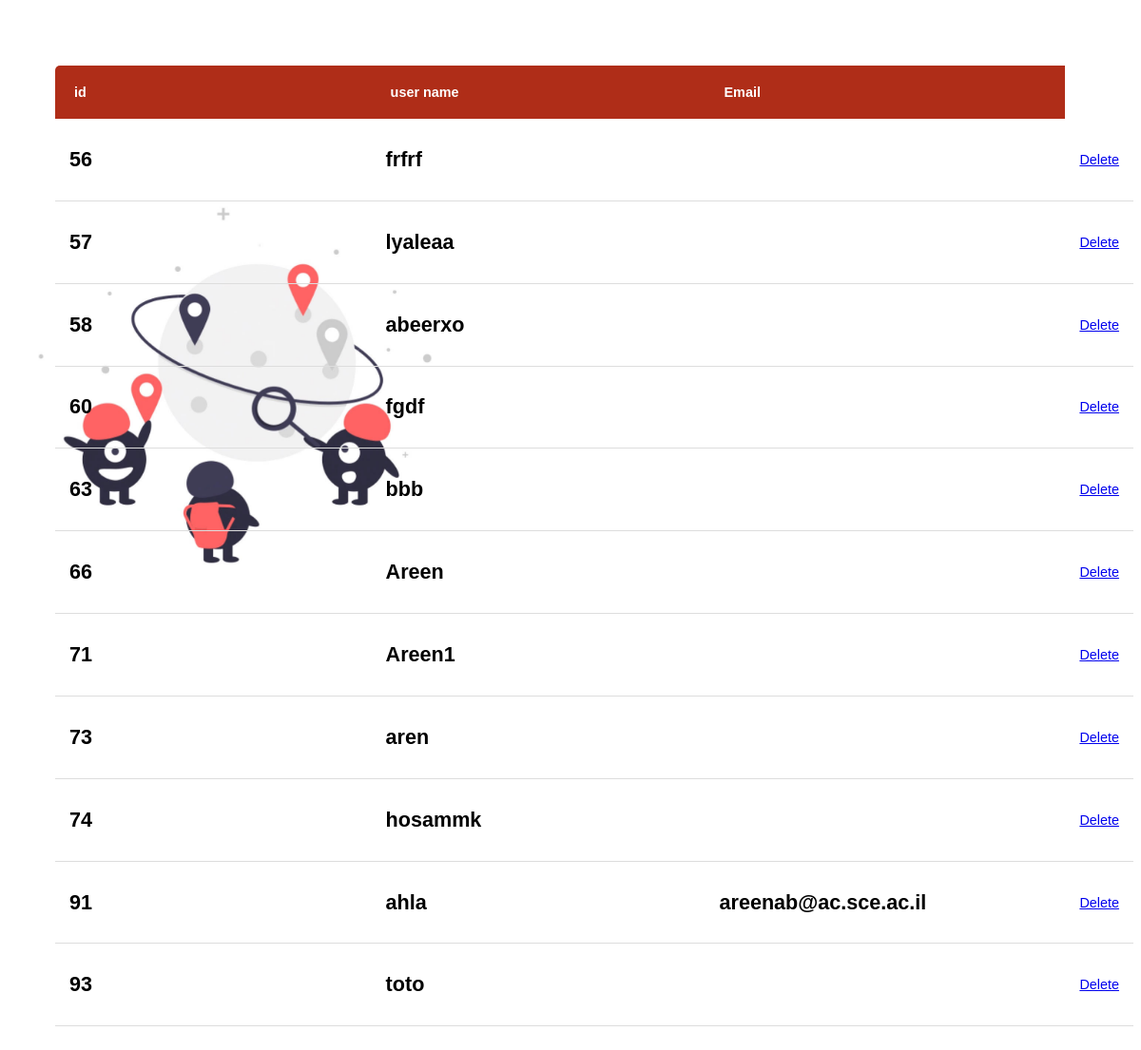
The page /deluser/ on the database as committed earlier.
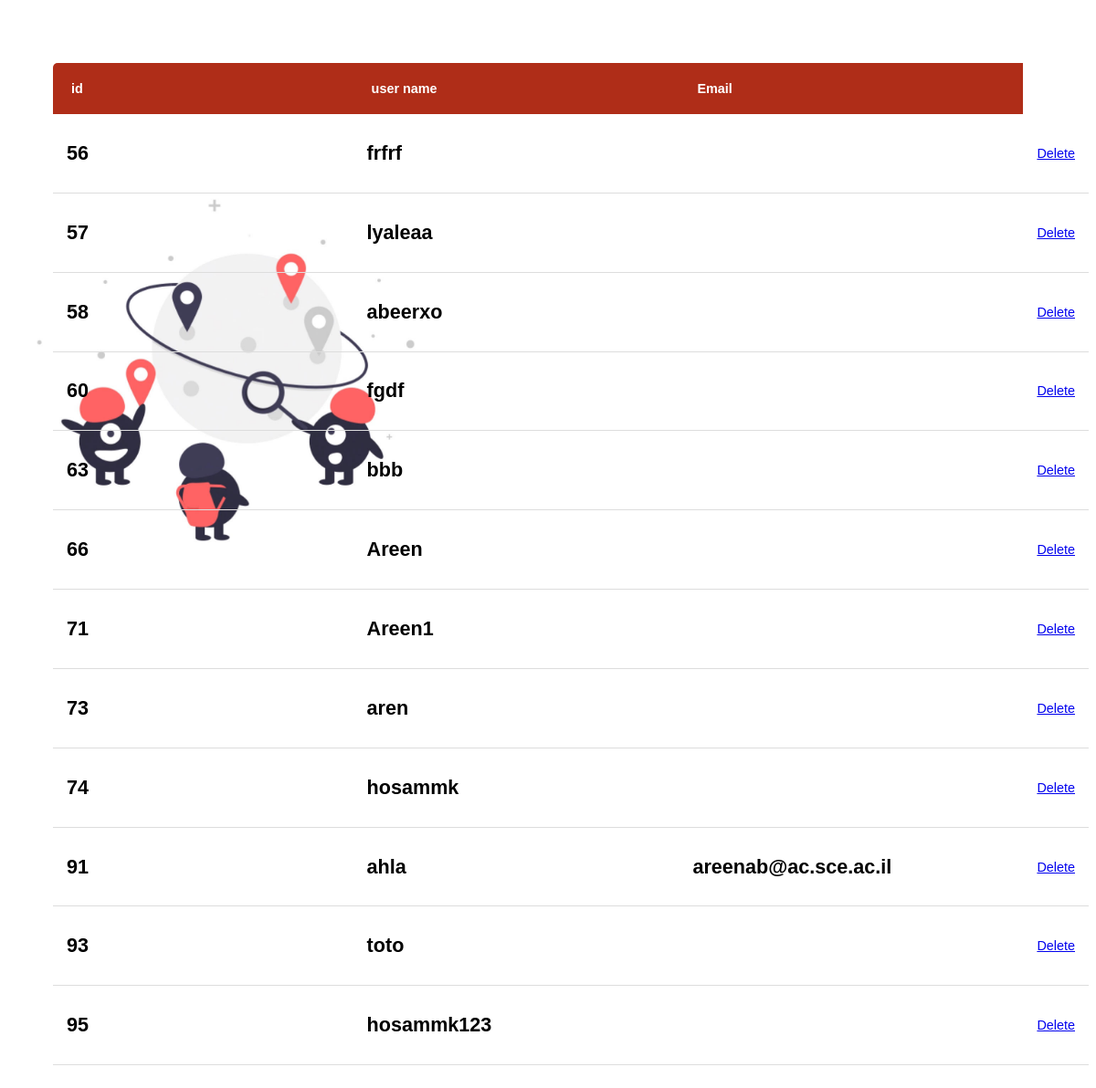
The same page on the database as committed later.
### project/models.py (models this page shows)
class User(AbstractUser):
    is_passenger=models.BooleanField(default=False)
    is_Admin=models.BooleanField(default=False)

### project/views.py (the view)
# urls.py: path('deluser/',views.deluser,name="deluser"),
def  deluser(request):
    user= User.objects.filter(is_passenger=True)
    return render(request,'project/deluser.html',{'users': user})

### project/templates/project/deluser.html (shortened to what this page needs)
{% load static %}
<!DOCTYPE html>
<html>
    <head>
        <link rel="stylesheet" href="">
    </head>
<body  style="background-image:url('{% static 'img/unnamed.jpg' %}'); background-repeat: no-repeat; background-size:100%;">
  <br>
  <br>
      <table class="content-table">
  <thead>
    <tr>
      <th>id</th>
      <th>user name</th>
      <th>Email</th>
    </tr>
  </thead>
  {% for user in users%}
  <tr>
    <td><b><h2>{{user.id}}</h2></b></td>
    <td><b><h2>{{user.username}}</h2></b></td>
    <td><b><h2>{{user.email}}</h2></b></td>
    <td>
    <a href="/delete/{{user.id}}" class="btn btn-danger" > Delete </a>
    </td>
    </tr>
    {% endfor %}
</table>
    </body>
</html>

### project/templates/project/deluser.html (style rules this page uses)
* { font-family: sans-serif; }
.content-table { border-collapse: collapse; margin: 25px 0; font-size: 0.9em; min-width: 800px; border-radius: 5px 5px 0 0; overflow: hidden; margin-left:50px; }
.content-table thead tr { background-color: #AF2D18; color: #ffffff; text-align: left; font-weight: bold; }
.content-table th { width: 380px; padding: 20px; margin: 25px auto; }
.content-table td { padding: 12px 15px; }
.content-table tbody tr { border-bottom: 1px solid #dddddd; }

Rows that differ between the two databases and show on the page:
added User: id "95", username "hosammk123"
